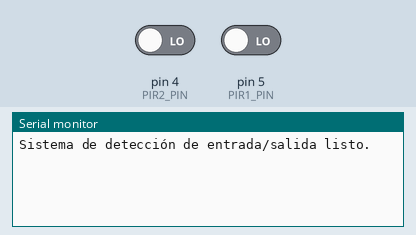
Bench run of a sketch on a simulated Arduino Uno, built with avr-gcc and run on an emulated ATmega328P. Parts: the last lines printed to the serial monitor. Inputs (shaded band) come from the test bench; at power-on: pin 4 (PIR2_PIN) LOW, pin 5 (PIR1_PIN) LOW.

Above: at 6.8 s.
6.9 s: pin 4 (PIR2_PIN) driven HIGH
At 9.9 s:
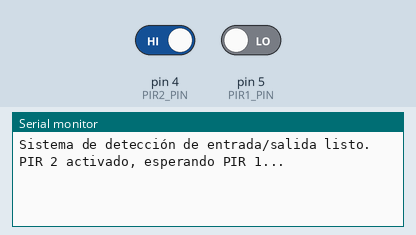
10.8 s: pin 5 (PIR1_PIN) driven HIGH
At 12.4 s:
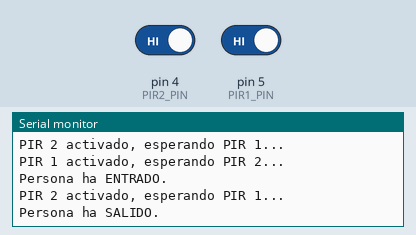

Measured:
- after the input at 6.9 s, the serial monitor: prints a new line after 2.1 s (image 1)
- after the input at 10.8 s, the serial monitor: prints a new line after 1.2 s (image 2)

The sketch:

Doble_Sensor.ino
```cpp
// Pines de los sensores PIR
const int PIR1_PIN = 5;  // Sensor PIR 1
const int PIR2_PIN = 4;  // Sensor PIR 2

// Variables para guardar el estado de los sensores
bool estadoPIR1 = LOW;
bool estadoPIR2 = LOW;

void setup() {
  // Configurar los pines de los sensores PIR como entrada
  pinMode(PIR1_PIN, INPUT);
  pinMode(PIR2_PIN, INPUT);

  // Iniciar comunicación serial para depuración
  Serial.begin(115200);
  Serial.println("Sistema de detección de entrada/salida listo.");
}

void loop() {
  // Leer el estado de los sensores PIR
  int lecturaPIR1 = digitalRead(PIR1_PIN);
  int lecturaPIR2 = digitalRead(PIR2_PIN);

  // Detectar si PIR1 se activa primero y luego PIR2 (indica entrada)
  if (lecturaPIR1 == HIGH && estadoPIR1 == LOW) {
    // PIR 1 detecta primero
    Serial.println("PIR 1 activado, esperando PIR 2...");
    estadoPIR1 = HIGH;  // Guardar el estado de PIR 1


    if (lecturaPIR2 == HIGH && estadoPIR1 == HIGH) {
      // PIR 2 se activa después de PIR 1, indica entrada
      Serial.println("Persona ha ENTRADO.");
      estadoPIR1 = LOW;  // Reiniciar los estados
      estadoPIR2 = LOW;
    }
  }
  // Detectar si PIR2 se activa primero y luego PIR1 (indica salida)
  if (lecturaPIR2 == HIGH && estadoPIR2 == LOW) {
    // PIR 2 detecta primero
    Serial.println("PIR 2 activado, esperando PIR 1...");
    estadoPIR2 = HIGH;  // Guardar el estado de PIR 2


    if (lecturaPIR1 == HIGH && estadoPIR2 == HIGH) {
      // PIR 1 se activa después de PIR 2, indica salida
      Serial.println("Persona ha SALIDO.");
      estadoPIR1 = LOW;  // Reiniciar los estados
      estadoPIR2 = LOW;
    }
  }

  delay(3000);
}
```
